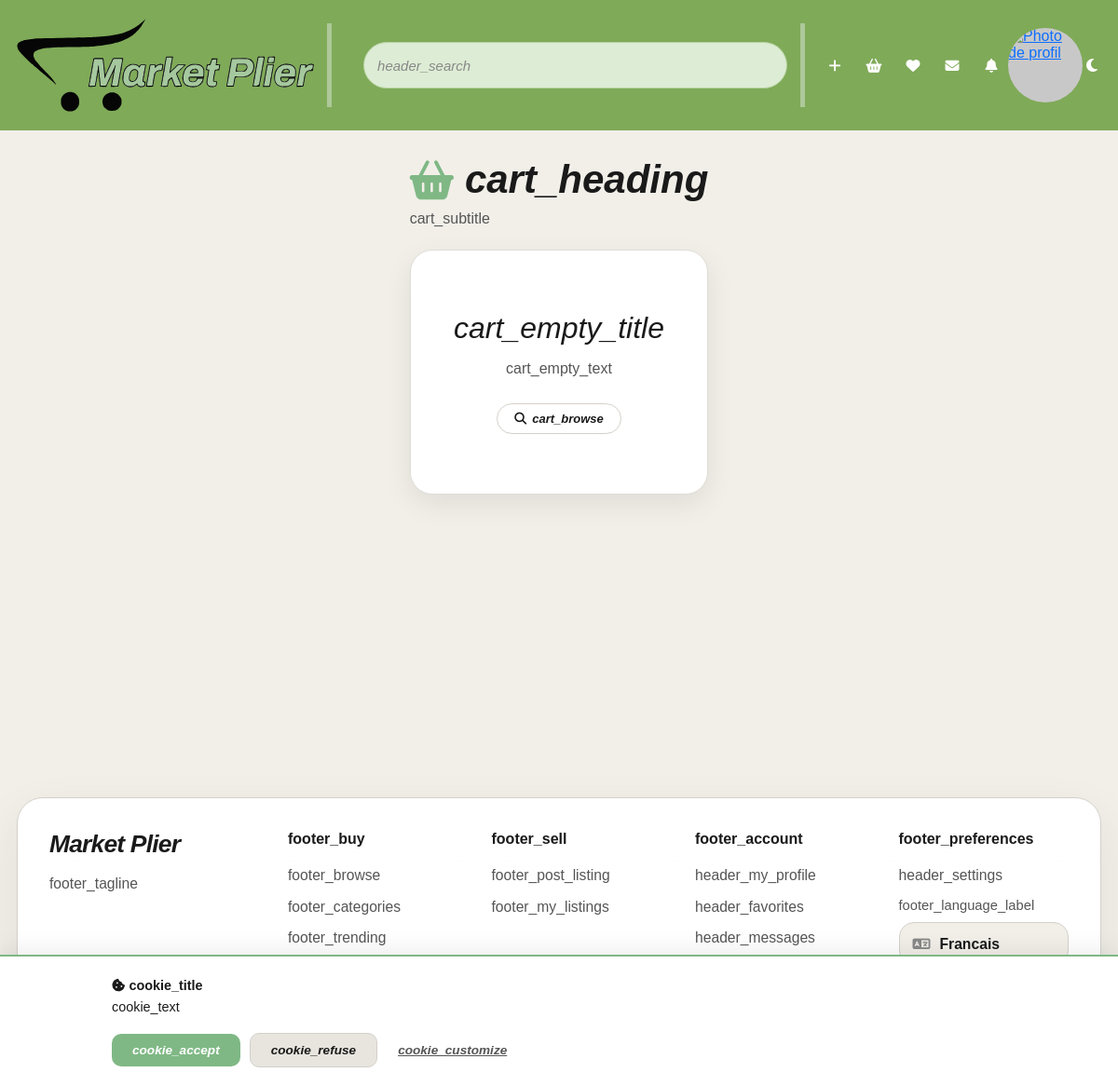
The app's page /panier/index.php (signed in) with its own data.
### tables this page shows
CREATE TABLE `user_settings` (
  `auth_token` varchar(64) NOT NULL,
  `notif_email` tinyint(1) NOT NULL DEFAULT '1',
  `notif_price_alerts` tinyint(1) NOT NULL DEFAULT '0',
  `notif_weekly_summary` tinyint(1) NOT NULL DEFAULT '1',
  `privacy_public_profile` tinyint(1) NOT NULL DEFAULT '1',
  `privacy_show_email` tinyint(1) NOT NULL DEFAULT '0',
  `privacy_activity_history` tinyint(1) NOT NULL DEFAULT '1',
  `language` varchar(5) NOT NULL DEFAULT 'fr'
);

### includes/lang.php (called while the page is built, shortened)
<?php
function normalizeLang($lang)
{
  $allowed = ['fr', 'en', 'es', 'de'];
  return in_array($lang, $allowed, true) ? $lang : 'fr';
}
function loadTranslations($lang = 'fr')
{
  $lang = normalizeLang($lang);
  $file = __DIR__ . '/translations/' . $lang . '.php';
  if (file_exists($file)) {
    return require $file;
  }
  return require __DIR__ . '/translations/fr.php';
}
function t($key, $translations = null)
{
  global $_translations;
  $t = $translations ?? $_translations ?? [];
  return $t[$key] ?? $key;
}
function getUserLang()
{
  if (isset($_SESSION['user_lang'])) {
    return $_SESSION['user_lang'];
  }
  if (isset($_SESSION['auth_token']) && isset($GLOBALS['pdo'])) {
    try {
      $stmt = $GLOBALS['pdo']->prepare("SELECT language FROM user_settings WHERE auth_token = ?");
      $stmt->execute([$_SESSION['auth_token']]);
      $row = $stmt->fetch();
      if ($row && !empty($row['language'])) {
        return $_SESSION['user_lang'];
      }
    } catch (\PDOException $e) {
    }
  }
  return 'fr';
}
if (!isset($_translations)) {
  $_translations = loadTranslations(getUserLang());
}

### panier/index.php (the view, shortened to what this page needs)
<?php
require_once '../database/db.php';
require_once '../includes/lang.php';
$user = null;
if (isset($_SESSION['auth_token'])) {
    $stmt = $pdo->prepare("SELECT username, email, profile_photo, auth_token FROM users WHERE auth_token = ?");
    $stmt->execute([$_SESSION['auth_token']]);
    $user = $stmt->fetch(PDO::FETCH_ASSOC) ?: null;
}
$cartItems = [];
?>
<!DOCTYPE html>
<html lang="<?= htmlspecialchars(getUserLang(), ENT_QUOTES, 'UTF-8') ?>">
<head>
  <link rel="stylesheet" href="../node_modules/bootstrap/dist/css/bootstrap.min.css">
  <link rel="stylesheet" href="../node_modules/@fortawesome/fontawesome-free/css/all.min.css">
  <link rel="stylesheet" href="../styles/index.css">
  <link rel="stylesheet" href="../styles/search.css">
  <link rel="stylesheet" href="../styles/cart.css">
  <link rel="stylesheet" href="../styles/theme.css">
</head>
<body>
  <?php
  $headerBasePath = '../';
$headerUser = $user;
include '../header.php';
?>
  <main class="cart-main">
    <div class="cart-shell">
      <div class="cart-top">
        <div>
          <h1 class="cart-title"><i class="fa-solid fa-basket-shopping"></i> <?= htmlspecialchars(t('cart_heading'), ENT_QUOTES, 'UTF-8') ?></h1>
          <p class="cart-subtitle"><?= htmlspecialchars(t('cart_subtitle'), ENT_QUOTES, 'UTF-8') ?></p>
        </div>
      </div>
      <?php if (empty($cartItems)): ?>
        <section class="cart-empty">
          <h2><?= htmlspecialchars(t('cart_empty_title'), ENT_QUOTES, 'UTF-8') ?></h2>
          <p><?= htmlspecialchars(t('cart_empty_text'), ENT_QUOTES, 'UTF-8') ?></p>
          <a href="../shop/search.php" class="category-chip">
            <i class="fa-solid fa-magnifying-glass"></i> <?= htmlspecialchars(t('cart_browse'), ENT_QUOTES, 'UTF-8') ?>
          </a>
        </section>
      <?php endif; ?>
    </div>
  </main>
  <?php include '../footer.php'; ?>
</body>
</html>

### header.php (shortened to what this page needs)
<?php
$headerBasePath = $headerBasePath ?? '';
$headerUser = $headerUser ?? null;
require_once __DIR__ . '/includes/lang.php';
$profilePhoto = $headerUser['profile_photo'] ?? null;
$profilePhotoExists = !empty($profilePhoto);
$headerAuthToken = $_SESSION['auth_token'] ?? '';
$profilePhotoUrl = ($profilePhotoExists && $headerAuthToken)
  ? $headerBasePath . 'api/profile_photo.php?token=' . urlencode($headerAuthToken) . '&v=' . crc32($profilePhoto)
  : $headerBasePath . 'assets/images/default-avatar.svg';
?>
<header>
  <div class="header-top">
    <div class="logo-area">
      <a href="<?= $headerBasePath ?>index.php" class="logo-icon">
        <img src="<?= $headerBasePath ?>assets/images/logo.svg" alt="Logo Market Plier" class="logo-img">
      </a>
    </div>
    <div class="header-divider"></div>
    <form class="search-form" action="<?= $headerBasePath ?>shop/search.php" method="GET" autocomplete="off">
      <input class="search-bar" type="text" name="q" placeholder="<?= htmlspecialchars(t('header_search'), ENT_QUOTES, 'UTF-8') ?>"
        value="<?= htmlspecialchars($_GET['q'] ?? '', ENT_QUOTES, 'UTF-8') ?>"
        id="searchInput" aria-label="Rechercher" />
    </form>
    <div class="header-divider"></div>
    <?php if (isset($_SESSION['auth_token'])): ?>
      <div class="header-icons">
        <a href="<?= $headerBasePath ?>shop/sell.php" class="header-icon-link" title="<?= htmlspecialchars(t('header_sell'), ENT_QUOTES, 'UTF-8') ?>">
          <i class="fa-solid fa-plus"></i>
        </a>
        <a href="<?= $headerBasePath ?>panier/" class="header-icon-link" title="<?= htmlspecialchars(t('header_cart'), ENT_QUOTES, 'UTF-8') ?>">
          <i class="fa-solid fa-basket-shopping"></i>
        </a>
        <a href="<?= $headerBasePath ?>favoris/" class="header-icon-link" title="<?= htmlspecialchars(t('header_favorites'), ENT_QUOTES, 'UTF-8') ?>">
          <i class="fa-solid fa-heart"></i>
        </a>
        <a href="<?= $headerBasePath ?>messagerie/inbox.php" class="header-icon-link" title="<?= htmlspecialchars(t('header_messages'), ENT_QUOTES, 'UTF-8') ?>">
          <i class="fa-solid fa-envelope"></i>
        </a>
        <a href="<?= $headerBasePath ?>notifications/" class="header-icon-link" title="<?= htmlspecialchars(t('header_notifications'), ENT_QUOTES, 'UTF-8') ?>">
          <i class="fa-solid fa-bell"></i>
        </a>
      </div>
    <?php endif; ?>
    <a class="profile-photo-container" href="<?= $headerBasePath ?><?= isset($_SESSION['auth_token']) ? 'inscription-connexion/account.php' : 'inscription-connexion/register.php' ?>">
      <img src="<?= htmlspecialchars($profilePhotoUrl, ENT_QUOTES, 'UTF-8') ?>"
        alt="Photo de profil"
        class="profile-photo" />
    </a>
    <button class="theme-toggle" data-theme-toggle title="Changer le thème">
      <i class="fa-solid fa-moon"></i>
    </button>
  </div>
</header>
<div class="cookie-banner" id="cookieBanner">
  <div class="cookie-banner-inner">
    <div class="cookie-banner-text">
      <strong><i class="fa-solid fa-cookie-bite"></i> <?= htmlspecialchars(t('cookie_title'), ENT_QUOTES, 'UTF-8') ?></strong><br>
      <?= htmlspecialchars(t('cookie_text'), ENT_QUOTES, 'UTF-8') ?>
    </div>
    <div class="cookie-banner-actions">
      <button class="cookie-btn cookie-btn-accept" id="cookieAcceptAll"><?= htmlspecialchars(t('cookie_accept'), ENT_QUOTES, 'UTF-8') ?></button>
      <button class="cookie-btn cookie-btn-refuse" id="cookieRefuseAll"><?= htmlspecialchars(t('cookie_refuse'), ENT_QUOTES, 'UTF-8') ?></button>
      <button class="cookie-btn cookie-btn-settings" id="cookieSettings"><?= htmlspecialchars(t('cookie_customize'), ENT_QUOTES, 'UTF-8') ?></button>
    </div>
  </div>
</div>
<link rel="stylesheet" href="<?= $headerBasePath ?>styles/cookie-banner.css" />
<?php include __DIR__ . '/includes/toast.php'; ?>

### footer.php (shortened to what this page needs)
<?php
$footerBasePath = $footerBasePath ?? ($headerBasePath ?? '');
$footerMinimal = !empty($footerMinimal);
$footerLang = getUserLang();
$isLoggedIn = isset($_SESSION['auth_token']);
$accountHomeHref = $isLoggedIn ? 'inscription-connexion/account.php' : 'inscription-connexion/login.php';
$currentUri = $_SERVER['REQUEST_URI'] ?? ($footerBasePath . 'index.php');
$accountLinks = $isLoggedIn
  ? [
      ['href' => 'inscription-connexion/account.php', 'label' => t('header_my_profile')],
      ['href' => 'favoris/', 'label' => t('header_favorites')],
      ['href' => 'messagerie/inbox.php', 'label' => t('header_messages')],
      ['href' => 'notifications/', 'label' => t('header_notifications')],
    ]
  : [
      ['href' => 'inscription-connexion/register.php', 'label' => t('header_register')],
      ['href' => 'inscription-connexion/login.php', 'label' => t('login_title')],
      ['href' => 'shop/search.php', 'label' => t('footer_browse')],
      ['href' => 'shop/sell.php', 'label' => t('footer_post_listing')],
    ];
?>
<footer class="mp-footer<?= $footerMinimal ? ' mp-footer-compact' : '' ?>">
  <div class="mp-footer-shell<?= $footerMinimal ? ' mp-footer-shell-compact' : '' ?>">
    <?php if ($footerMinimal): ?>
      <div class="mp-footer-compact-inner">
        <form class="mp-footer-language-form mp-footer-language-form-compact" method="POST" action="<?= $footerBasePath ?>includes/set_language.php">
          <input type="hidden" name="redirect_to" value="<?= htmlspecialchars($currentUri, ENT_QUOTES, 'UTF-8') ?>">
          <label class="mp-footer-language-label" for="footerLanguage">
            <?= htmlspecialchars(t('footer_language_label'), ENT_QUOTES, 'UTF-8') ?>
          </label>
          <div class="mp-footer-language-field">
            <i class="fa-solid fa-language"></i>
            <select id="footerLanguage" name="language" class="mp-footer-language-select">
              <option value="fr" <?= $footerLang === 'fr' ? 'selected' : '' ?>>Francais</option>
              <option value="en" <?= $footerLang === 'en' ? 'selected' : '' ?>>English</option>
              <option value="es" <?= $footerLang === 'es' ? 'selected' : '' ?>>Espanol</option>
              <option value="de" <?= $footerLang === 'de' ? 'selected' : '' ?>>Deutsch</option>
            </select>
          </div>
        </form>
        <div class="mp-footer-bottom mp-footer-bottom-compact">
          <p class="mp-footer-copy">
            &copy; <?= date('Y') ?> Market Plier. <?= htmlspecialchars(t('footer_rights'), ENT_QUOTES, 'UTF-8') ?>
          </p>
        </div>
      </div>
    <?php else: ?>
      <div class="mp-footer-grid">
        <div class="mp-footer-brand">
          <a href="<?= $footerBasePath ?>index.php" class="mp-footer-logo">Market Plier</a>
          <p class="mp-footer-tagline"><?= htmlspecialchars(t('footer_tagline'), ENT_QUOTES, 'UTF-8') ?></p>
        </div>
        <div class="mp-footer-column">
          <h2><?= htmlspecialchars(t('footer_buy'), ENT_QUOTES, 'UTF-8') ?></h2>
          <a href="<?= $footerBasePath ?>shop/search.php"><?= htmlspecialchars(t('footer_browse'), ENT_QUOTES, 'UTF-8') ?></a>
          <a href="<?= $footerBasePath ?>index.php#home-categories"><?= htmlspecialchars(t('footer_categories'), ENT_QUOTES, 'UTF-8') ?></a>
          <a href="<?= $footerBasePath ?>index.php#home-trending"><?= htmlspecialchars(t('footer_trending'), ENT_QUOTES, 'UTF-8') ?></a>
          <a href="<?= $footerBasePath ?>index.php#home-recent"><?= htmlspecialchars(t('footer_recent'), ENT_QUOTES, 'UTF-8') ?></a>
        </div>
        <div class="mp-footer-column">
          <h2><?= htmlspecialchars(t('footer_sell'), ENT_QUOTES, 'UTF-8') ?></h2>
          <a href="<?= $footerBasePath ?>shop/sell.php"><?= htmlspecialchars(t('footer_post_listing'), ENT_QUOTES, 'UTF-8') ?></a>
          <a href="<?= $footerBasePath . $accountHomeHref ?>"><?= htmlspecialchars(t('footer_my_listings'), ENT_QUOTES, 'UTF-8') ?></a>
        </div>
        <div class="mp-footer-column">
          <h2><?= htmlspecialchars(t('footer_account'), ENT_QUOTES, 'UTF-8') ?></h2>
          <?php foreach ($accountLinks as $link): ?>
            <a href="<?= $footerBasePath . $link['href'] ?>"><?= htmlspecialchars($link['label'], ENT_QUOTES, 'UTF-8') ?></a>
          <?php endforeach; ?>
        </div>
        <div class="mp-footer-column">
          <h2><?= htmlspecialchars(t('footer_preferences'), ENT_QUOTES, 'UTF-8') ?></h2>
          <?php if ($isLoggedIn): ?>
            <a href="<?= $footerBasePath ?>settings/settings.php"><?= htmlspecialchars(t('header_settings'), ENT_QUOTES, 'UTF-8') ?></a>
          <?php endif; ?>
          <form class="mp-footer-language-form" method="POST" action="<?= $footerBasePath ?>includes/set_language.php">
            <label class="mp-footer-language-label" for="footerLanguage">
              <?= htmlspecialchars(t('footer_language_label'), ENT_QUOTES, 'UTF-8') ?>
            </label>
            <div class="mp-footer-language-field">
              <i class="fa-solid fa-language"></i>
              <select id="footerLanguage" name="language" class="mp-footer-language-select">
                <option value="fr" <?= $footerLang === 'fr' ? 'selected' : '' ?>>Francais</option>
              </select>
            </div>
          </form>
        </div>
      </div>
      <div class="mp-footer-bottom">
        <p class="mp-footer-copy">
        </p>
      </div>
    <?php endif; ?>
  </div>
</footer>

### styles/index.css (style rules this page uses)
*, *::before, *::after { margin: 0; padding: 0; }
html, body { width: 100%; height: 100%; font-family: "Archivo", Arial, sans-serif; background: var(--mp-bg, #f2efe9); color: var(--mp-text, #1a1a1a); line-height: normal; }
header { background-color: #7faa58; display: flex; flex-direction: column; justify-content: center; height: 140px; padding: 0 18px; gap: 0; position: sticky; top: 0; z-index: 1000; }
.header-top { display: flex; align-items: center; gap: 0; width: 100%; position: sticky; top: 0; z-index: 1000; }
.logo-area { display: flex; align-items: center; gap: 6px; flex-shrink: 0; }
.logo-icon { height: 100px; flex-shrink: 0; background: transparent; display: flex; align-items: center; justify-content: center; min-width: fit-content; }
.logo-icon img, .logo-icon .logo-img { width: auto; height: 100%; object-fit: contain; display: block; }
.header-divider { width: 5px; height: 90px; background: #aec89a; margin: 0 14px; flex-shrink: 0; }
.search-form { flex: 1; display: flex; position: relative; margin-left: 20px; }
.search-bar { background: #ddecd4; border: 1.5px solid #b5d4a0; border-radius: 30px; height: 50px; width: 100%; padding: 0 14px; font-size: 15px; font-style: italic; color: #555; outline: none; }
.search-bar::placeholder { color: #888; font-style: italic; }
.profile-photo-container { width: 80px; height: 80px; border-radius: 50%; background: #c8c8c8; flex-shrink: 0; object-fit: cover; display: flex; align-items: center; justify-content: center; margin: 0 auto; }
.profile-photo { width: 80px; height: 80px; border-radius: 50%; object-fit: cover; }
main { min-height: calc(100vh - 140px); padding: 20px 30px 30px 30px; display: flex; flex-direction: column; gap: 0; overflow-y: auto; }
section { display: flex; flex-direction: column; margin-top: 10px; }

### styles/search.css (style rules this page uses)
.category-chip { display: inline-flex; align-items: center; gap: 6px; padding: 8px 18px; border-radius: 30px; background: var(--mp-card-bg, #fff); border: 1.5px solid var(--mp-border, #ddd); color: var(--mp-text, #333); font-family: "Archivo", sans-serif; font-weight: 600; font-style: italic; font-size: 13px; text-decoration: none; transition: all 0.2s ease; cursor: pointer; white-space: nowrap; }
.search-form { flex: 1; display: flex; position: relative; }

### styles/cart.css (style rules this page uses)
.cart-main { padding: 28px 18px 0; }
.cart-shell { max-width: 1240px; margin: 0 auto; }
.cart-top { display: flex; align-items: flex-end; justify-content: space-between; gap: 18px; margin-bottom: 24px; }
.cart-title { margin: 0; display: flex; align-items: center; gap: 12px; font-family: "Archivo", sans-serif; font-size: clamp(2rem, 3.5vw, 2.8rem); font-style: italic; font-weight: 700; color: var(--mp-text); }
.cart-title i { color: var(--mp-green); }
.cart-subtitle { margin: 8px 0 0; color: var(--mp-text-secondary); font-size: 1rem; }
.cart-card, .cart-summary, .cart-empty { background: var(--mp-card-bg); border: 1px solid var(--mp-border-light); border-radius: 24px; box-shadow: 0 10px 30px var(--mp-card-shadow); }
.cart-empty { padding: 64px 24px; text-align: center; }
.cart-empty h2 { margin: 0 0 10px; font-size: 2rem; font-style: italic; }
.cart-empty p { max-width: 540px; margin: 0 auto 24px; color: var(--mp-text-secondary); line-height: 1.7; }
.cart-empty { display: flex; flex-direction: column; align-items: center; }
.cart-empty .category-chip { width: auto; }

### records on screen
user_settings: q "header_search", language "cookie_title", language "cookie_text", language "cookie_accept", language "cookie_refuse", language "cookie_customize", language "cart_heading", language "cart_subtitle", language "cart_empty_title", language "cart_empty_text", language "cart_browse", language "footer_tagline", language "footer_buy", language "footer_browse", language "footer_categories", language "footer_trending", language "footer_sell", language "footer_post_listing", language "footer_my_listings", language "footer_account", language "footer_preferences", language "header_settings", language "footer_language_label"

### other values on screen
$link['label'] "header_my_profile"
$link['label'] "header_favorites"
$link['label'] "header_messages"
